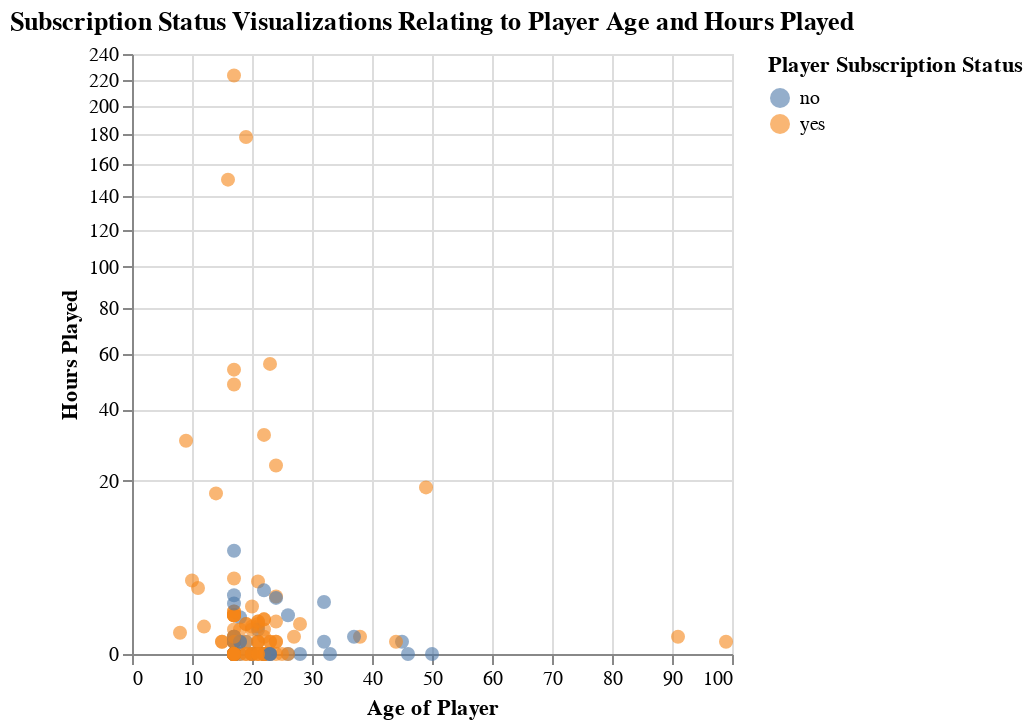

Write notebook code for a chart like this one.
### Markdown cell above
#### (2)  Visualizating the Training Data

### Code cell
# Output dataframes instead of arrays
set_config(transform_output="pandas")

# set the seed
np.random.seed(1)

# re-label Class "True" as "yes", and Class "False" as "no"
players["subscribe"] = players["subscribe"].map({True: "yes", False: "no"})

# Splitting the data into training set and testing set. Split by training -> 75% / testing -> 25%
players_train, players_test = train_test_split(
    players, train_size=0.75, stratify=players["subscribe"]
)
# create scatter plot of hours played versus age,labl the points be subscription class
players_visualization_training = (
    alt.Chart(players_train).mark_circle(opacity=0.6, size=49)
    .encode(
        x=alt.X("age:Q").title("Age of Player"),
        y=alt.Y("played_hours").title("Hours Played").scale(zero=False, type="sqrt"),
        color=alt.Color("subscribe").title("Player Subscription Status")
    ).properties(title="Subscription Status Visualizations Relating to Player Age and Hours Played")
)

players_visualization_training

### Figure 1 — Vega-Lite specification as saved in the notebook (floating-point values rounded to 4 significant figures; data arrays with more than 128 entries replaced by an {"elided": "..."} marker saying what was removed)
{"config": {"view": {"continuousWidth": 300, "continuousHeight": 300}}, "data": {"name": "data-e9b1c91013b76b1950b74d7962875692"}, "mark": {"type": "circle", "opacity": 0.6, "size": 49}, "encoding": {"color": {"field": "subscribe", "title": "Player Subscription Status", "type": "nominal"}, "x": {"field": "age", "title": "Age of Player", "type": "quantitative"}, "y": {"field": "played_hours", "scale": {"zero": false, "type": "sqrt"}, "title": "Hours Played", "type": "quantitative"}}, "title": "Subscription Status Visualizations Relating to Player Age and Hours Played", "$schema": "https://vega.github.io/schema/vega-lite/v5.20.1.json", "datasets": {"data-e9b1c91013b76b1950b74d7962875692": {"elided": "147 records"}}}
